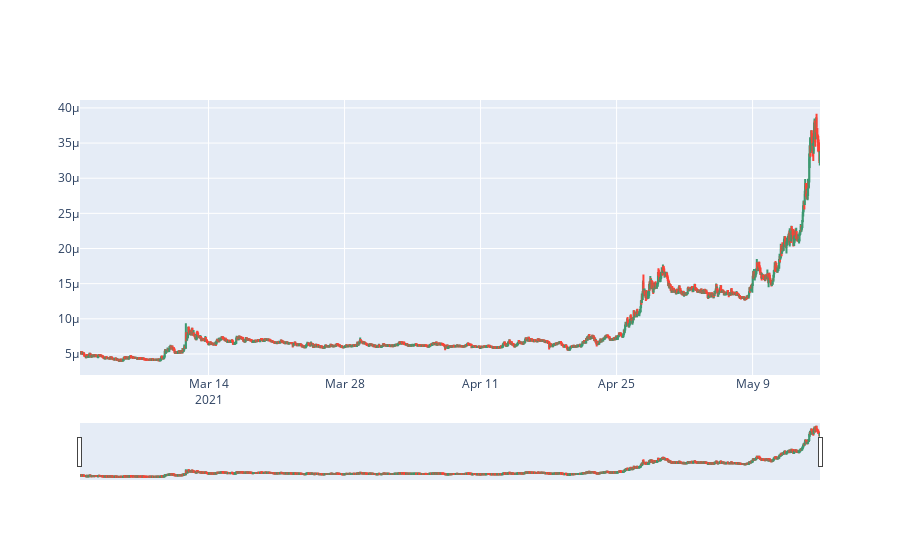

This figure's notebook cell:
### Code cell
import chart_studio.plotly as py
import plotly.graph_objs as go
from plotly.offline import init_notebook_mode, plot, iplot

init_notebook_mode(connected=True)

trace = go.Candlestick(x=d.index,
                open=d['Open'],
                high=d['High'],
                low=d['Low'],
                close=d['Close'])
data = [trace]
iplot(data, filename='simple_candlestick')

### Figure 1 — Plotly figure (JSON) as saved in the notebook; plotly's stock layout.template omitted (floating-point values rounded to 4 significant figures; data arrays with more than 128 entries replaced by an {"elided": "..."} marker saying what was removed)
{"data": [{"close": {"elided": "1821 float values"}, "high": {"elided": "1821 float values"}, "low": {"elided": "1821 float values"}, "open": {"elided": "1821 float values"}, "type": "candlestick", "x": {"elided": "1821 str values"}}], "layout": {}}
